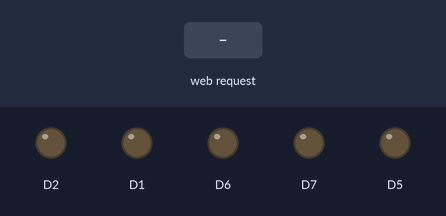
Simulated run of this sketch. Board: ESP8266 (NodeMCU). Shown: output pins drawn as LEDs (lit = HIGH). The inputs (shaded band) are chosen by the test bench.

Above: at 1.2 s.
1.3 s: HTTP request GET /LEFT received
At 1.7 s:
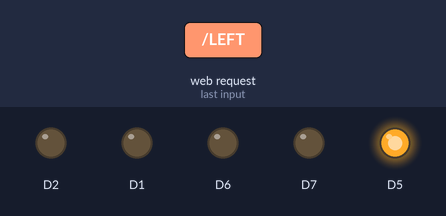
2.8 s: HTTP request GET /FORWARD received
At 4.0 s:
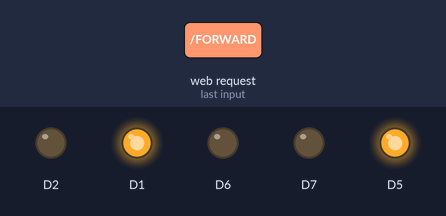
4.3 s: HTTP request GET /BACKWARD received
At 5.1 s:
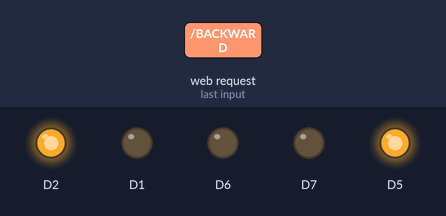
5.8 s: HTTP request GET /GON received
At 6.3 s:
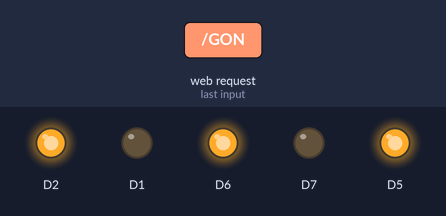
7.3 s: HTTP request GET /BLASTON received
At 8.5 s:
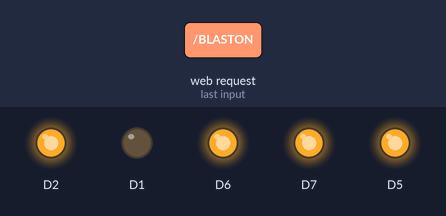
8.8 s: HTTP request GET /GOFF received
At 9.8 s:
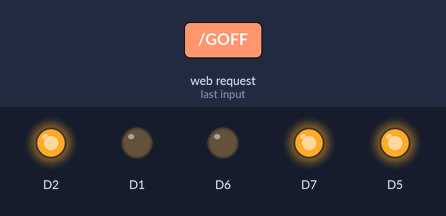
Timing chart, 0 to 11.3 s (numbered marks = the images above; inputs shaded):
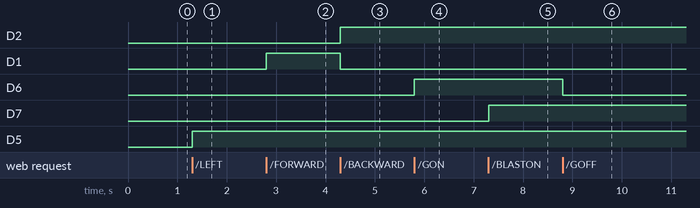

Measured:
- after the input at 1.3 s, D5: LOW → HIGH at once
- after the input at 2.8 s, D1: LOW → HIGH at once
- after the input at 4.3 s, D2: LOW → HIGH at once; D1: HIGH → LOW at once
- after the input at 5.8 s, D6: LOW → HIGH at once
- after the input at 7.3 s, D7: LOW → HIGH at once
- after the input at 8.8 s, D6: HIGH → LOW at once

The sketch:

HTR.ino
```cpp
#include <ESP8266WiFi.h>
#include <WiFiClient.h>
#include <ESP8266WebServer.h>
const char *ssid = "HTR";
const char *password = "87654321";
ESP8266WebServer server(80);
#define pin D7;
#define pin D6;
#define pin D1;
#define pin D2;
#define pin D5;

void LEFT()
{
  digitalWrite(D5,1);
  server.send(200, "text/plain", "LEFT" );
  }

void RIGHT()
{
  digitalWrite(D5,1);
  server.send(200, "text/plain", "RIGHT" );
  }

void FORWARD()
{
  digitalWrite(D1,1);
  digitalWrite(D2,0);
  server.send(200, "text/plain", "FORWARD" );
}

void BACKWARD()
{
  digitalWrite(D1,0);
  digitalWrite(D2,1);
  server.send(200, "text/plain", "BACKWARD" );
}

void STOP()
{
  digitalWrite(D5,0);
  digitalWrite(D1,0);
  digitalWrite(D2,0);
  server.send(200, "text/plain", "STOP" );
  }

void GON()
{
  digitalWrite(D6,1);
  server.send(200, "text/plain", "GOOGLE I" );
}

void GOFF()
{
  digitalWrite(D6,0);
  server.send(200, "text/plain", "GOOGLE R" );
}

void BLASTON()
{
  digitalWrite(D7,1);
  server.send(200, "text/plain", "BLAST ON" );
}

void BLASTOFF()
{
  digitalWrite(D7,0);
  server.send(200, "text/plain", "BLAST OFF" );
}

void CONNECT()
{
  server.send(200, "text/plain", " AT YOUR SERVICE BOSS!" );

}

void handleNotFound()
{
   server.send(200, "text/plain","I DIDN'T GET YOU BOSS" );
}
void setup() {
  // put your setup code here, to run once:
WiFi.softAP(ssid,password);
IPAddress myIP = WiFi.softAPIP();
pinMode(D7, OUTPUT);
pinMode(D6, OUTPUT);
pinMode(D1, OUTPUT);
pinMode(D2, OUTPUT);
pinMode(D5, OUTPUT);
server.on("/LEFT", LEFT);
server.on("/RIGHT", RIGHT);
server.on("/FORWARD", FORWARD);
server.on("/BACKWARD", BACKWARD);
server.on("/GON", GON);
server.on("/GOFF", GOFF);
server.on("/BLASTON", BLASTON);
server.on("/BLASTOFF", BLASTOFF);
server.on("/STOP", STOP);
server.on("/CONNECT", CONNECT);
server.onNotFound(handleNotFound);
server.begin();
}

void loop()
{
  server.handleClient();
  delay(5);
  // put your main code here, to run repeatedly:
}
```
